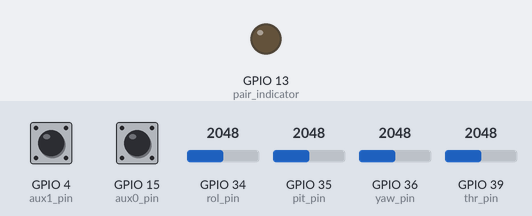
Recording of a sketch running on a simulated ESP32. Shown: output pins drawn as LEDs (lit = HIGH). The inputs (shaded band) are chosen by the test bench; at power-on: GPIO 4 (aux1_pin) HIGH, GPIO 15 (aux0_pin) HIGH, GPIO 34 (rol_pin) = 2048, GPIO 35 (pit_pin) = 2048, GPIO 36 (yaw_pin) = 2048, GPIO 39 (thr_pin) = 2048.

Above: at 0.3 s.
Timing chart, 0 to 1.8 s (numbered marks = the images above):
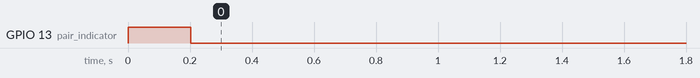

Measured:
- by itself, GPIO 13 (pair_indicator): LOW → HIGH at 0.00 s, → LOW 0.20 s later

The sketch:

controller_32.ino
```cpp
//############################################################################//
//                          ESPNOW Declarations                               //
//############################################################################//

#include <esp_now.h>
#include <WiFi.h>

#define txInterval 50 //ms
#define timeout 200   //ms

#define thr_pin 39
#define yaw_pin 36
#define rol_pin 34
#define pit_pin 35
#define aux0_pin 15
#define aux1_pin 4

#define pair_indicator 13

#define thr_offset 50
#define yaw_offset 45
#define rol_offset 53
#define pit_offset 68

#define verbose_enabled false

uint8_t drone_address[] = {0xCC, 0x50, 0xE3, 0x3C, 0xAD, 0x13};
uint8_t drone1_address[] = {0x5C, 0xCF, 0x7F, 0xB7, 0x22, 0x8E};
uint8_t drone2_address[] = {0x84, 0xF3, 0xEB, 0x5A, 0x73, 0xA2};
uint8_t drone3_address[] = {0xBC, 0xDD, 0xC2, 0x2B, 0x0E, 0x98};
uint8_t station_address[] = {0x80, 0x7D, 0x3A, 0xB7, 0x81, 0x54};

unsigned long beginTime;
unsigned long currentTime;
unsigned long lastTime = 0; //transmission timer
unsigned long lastReceived; //successful receive timer
unsigned long lastSent;     //successful transmit timer


//############################################################################//
//                            ESPNOW Functions                                //
//############################################################################//

// Receive data structure
typedef struct drone_message {
  bool conn_stat;
  float battery;
  uint8_t local_time[2];
} drone_message;


// Send data structure
typedef struct command_message {
  bool conn_stat;
  int thr;
  int rol;
  int pit;
  int yaw;
  int aux[4];
  uint8_t local_time[2];
} command_message;


bool compare_address(uint8_t* add1, const unsigned char* add2)
{
  for (int i = 0; i < 6; i++)
    if (add1[i] != add2[i])
      return false;
  return true;
}

void print_address(uint8_t* add) {
  for (int i = 0; i < 6; i++) {
    Serial.print(add[i], HEX);
    Serial.print(" ");
  }
}

class Drone_Handler {
  public:
    uint8_t address[6];  // RECEIVER MAC Address
    drone_message droneData;
    command_message commandData;
    esp_now_peer_info_t peerInfo;
    boolean connection_status = false;

    Drone_Handler() {
    }

    void begin(uint8_t* droneAddress) {
      memcpy(address, droneAddress, 6);
      memcpy(peerInfo.peer_addr, address, 6); //register peer
      peerInfo.channel = 0;
      peerInfo.encrypt = false;

      if (verbose_enabled) print_address(droneAddress);
      if (esp_now_add_peer(&peerInfo) != ESP_OK) {
        if (verbose_enabled) Serial.println(" peer registration failure\n");
      }
      else {
        if (verbose_enabled) Serial.println(" peer registration success\n");
        connection_status = true;
      }

    }

    void transmit() {
      esp_now_send(address, (uint8_t *) &commandData, sizeof(commandData));
    }

    void transmit_command(command_message* inputCommand) {
      memcpy(&commandData, inputCommand, sizeof(commandData));

      esp_now_send(address, (uint8_t *) &commandData, sizeof(commandData));
    }

    void receive(const unsigned char* incomingData) {
      memcpy(&droneData, incomingData, sizeof(droneData));
    }

    void print_droneData() {
      Serial.print("Drone connection: "); Serial.print(droneData.conn_stat);
      Serial.print(" bat "); Serial.print(droneData.battery);
      Serial.print(" min "); Serial.print(droneData.local_time[0]);
      Serial.print(" sec "); Serial.println(droneData.local_time[1]);
    }

    void print_commandData() {
      Serial.print("Station connection: "); Serial.print(commandData.conn_stat);
      Serial.print(" THR "); Serial.print(commandData.thr);
      Serial.print(" ROL "); Serial.print(commandData.rol);
      Serial.print(" PIT "); Serial.print(commandData.pit);
      Serial.print(" YAW "); Serial.print(commandData.yaw);
      Serial.print(" AU0 "); Serial.print(commandData.aux[0]);
      Serial.print(" AU1 "); Serial.print(commandData.aux[1]);
      Serial.print(" min "); Serial.print(commandData.local_time[0]);
      Serial.print(" sec "); Serial.println(commandData.local_time[1]);
    }
};

Drone_Handler drone;

// Callback when data is sent
void OnDataSent(const uint8_t *mac_addr, esp_now_send_status_t status) {

  if (status != ESP_NOW_SEND_SUCCESS) {
    if (verbose_enabled) Serial.println("Delivery fail");
  }
  else {
    lastSent = millis();
    if (verbose_enabled) {
      Serial.print("Data successfully sent to :");
      print_address((uint8_t*)mac_addr);
      Serial.println("\n");
    }
  }

}

// Callback function that will be executed when data is received
void OnDataRecv(const unsigned char* mac, const unsigned char* incomingData, int len) {

  bool recognized = false;

  if (verbose_enabled) {
    Serial.print("Msg Source: ");
    print_address((uint8_t*)mac);
  }

  if (compare_address(drone.address, mac)) {
    lastReceived = millis();
    drone.receive(incomingData);

    if (verbose_enabled) Serial.println("Recognized as registered drone");

    recognized = true;
  }

  if (!recognized && verbose_enabled) Serial.println("Unrecognized drone\n");
}

void espnow32_begin() {

  WiFi.mode(WIFI_STA);  // Set device as a Wi-Fi Station

  if (esp_now_init() != ESP_OK) {
    if (verbose_enabled) Serial.println("Error initializing ESP-NOW");
    return;
  }

  // Once ESPNow is successfully Init, we will register for
  esp_now_register_send_cb(OnDataSent);  // sendCB to get the status of Trasnmitted packet
  esp_now_register_recv_cb(OnDataRecv);  // recvCB to get recv packer info

  drone.begin(drone_address);

}

//############################################################################//
//                            Helper Functions                                //
//############################################################################//


void joystick_begin() {
  pinMode(thr_pin, INPUT);
  pinMode(yaw_pin, INPUT);
  pinMode(yaw_pin, INPUT);
  pinMode(rol_pin, INPUT);
  pinMode(aux0_pin, INPUT);
  pinMode(aux1_pin, INPUT);

  pinMode(pair_indicator, OUTPUT);
}

void joystick_routine(bool feedback_enabled) {
  drone.commandData.thr = map(analogRead(thr_pin), 0, 4095, 2000, 1000) - thr_offset;
  drone.commandData.rol = map(analogRead(rol_pin), 0, 4095, 2000, 1000) - rol_offset;
  drone.commandData.pit = map(analogRead(pit_pin), 0, 4095, 2000, 1000) - pit_offset;
  drone.commandData.yaw = map(analogRead(yaw_pin), 0, 4095, 2000, 1000) - yaw_offset;

  drone.commandData.aux[0] = !digitalRead(aux0_pin) ? !drone.commandData.aux[0] : drone.commandData.aux[0];
  drone.commandData.aux[1] = !digitalRead(aux1_pin) ? !drone.commandData.aux[1] : drone.commandData.aux[1];

  drone.commandData.local_time[0] = floor(((currentTime - beginTime) / 1000) / 60.0);
  drone.commandData.local_time[1] = ((currentTime - beginTime) / 1000) % 60;

  if (feedback_enabled) {
    Serial.println("\nTransmitter");
    drone.print_commandData();
    drone.print_droneData();
  }

  drone.transmit();
}

//############################################################################//
//                            Setup and Loop                                  //
//############################################################################//

void setup() {

  beginTime = millis();
  Serial.begin(115200);
  Serial.print("\n\n\n\n\n");

  espnow32_begin();
  joystick_begin();
}


void loop() {

  currentTime = millis();

  if ((currentTime - lastReceived) > timeout || (currentTime - lastSent) > timeout) {
    drone.commandData.conn_stat = false;
    digitalWrite(pair_indicator, LOW);
  }
  else {
    drone.commandData.conn_stat = true;
    digitalWrite(pair_indicator, HIGH);
  }

  if ((currentTime - lastTime) > txInterval) {
    joystick_routine(false);
    lastTime = currentTime;
  }
}
```
